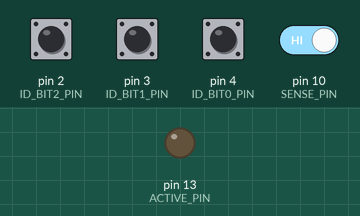
Simulated run of this sketch. Board: Arduino Uno, built with avr-gcc and run on an emulated ATmega328P. On the bench: output pins drawn as LEDs (lit = HIGH). The test bench sets the inputs (shaded band); at power-on: pin 2 (ID_BIT2_PIN), pin 3 (ID_BIT1_PIN), pin 4 (ID_BIT0_PIN), pin 10 (SENSE_PIN) HIGH. What the sketch prints to the serial monitor is not drawn.

Above: at 0.6 s.
At 4.5 s:
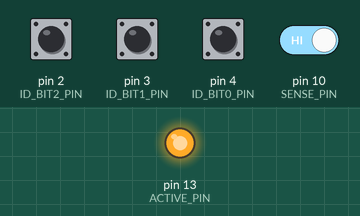
Timing chart, 0 to 6.0 s (numbered marks = the images above):
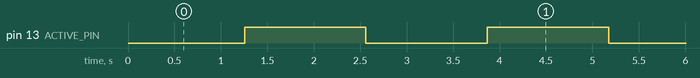

The sketch:

obstacle_fc-51.ino
```cpp
/*
 * obstacle_fc-51
 *
 * Ultrasonic Sensor HC-SR04 and Arduino Tutorial
 *
 * by Dejan Nedelkovski,
 * www.HowToMechatronics.com
 *
 */

#define ID_BIT0_PIN       4
#define ID_BIT1_PIN       3
#define ID_BIT2_PIN       2

#define SENSE_PIN         10

#define ACTIVE_PIN        13

#define ACTIVE_COUNT      25

#define INTER_READ_PAUSE  50     // 1/20 second

#define OUTPUT_BAUD_RATE  115200


int activeState, activeCount;


void setup() {
  // id setting pins
  pinMode(ID_BIT0_PIN, INPUT_PULLUP);
  pinMode(ID_BIT1_PIN, INPUT_PULLUP);
  pinMode(ID_BIT2_PIN, INPUT_PULLUP);

  // obstacle sensor input pin
  pinMode(SENSE_PIN, INPUT);

  // heartbeat LED pin
  pinMode(ACTIVE_PIN, OUTPUT);    // flips each time a range happens

  activeState = 0;

  Serial.begin(OUTPUT_BAUD_RATE); // Starts the serial communication
}


void loop() {
  int   obstacle, id, activeCount;

  activeCount = ACTIVE_COUNT;

  while (1) {

    // we check the id and offset each time we read the sensor in case it got changed
    //
    // one weirdness - to cut down on parts, the switches will actually change the
    // input to LOW meaning the pin is "active" (and should be considered a '1' bit
    // for the purpose of setting values

    // get ID - 3 pins

    id = 0;       // clear all bits

    if (digitalRead(ID_BIT0_PIN) == LOW) {
      id = id | 0b00000001;
    }
    if (digitalRead(ID_BIT1_PIN) == LOW) {
      id = id | 0b00000010;
    }
    if (digitalRead(ID_BIT2_PIN) == LOW) {
      id = id | 0b00000100;
    }

    obstacle = ! digitalRead(SENSE_PIN);    // obstacle if low

    // output string should look like "B <id> x <0 or 1 indicating obstacle detected>"
    Serial.print("B ");
    Serial.print(id);
    Serial.print(" x ");
    Serial.println(obstacle);

    if (activeCount) {

      activeCount--;

    } else {
      if (activeState) {
        digitalWrite(ACTIVE_PIN, LOW);  // turn the light off
        activeState = 0;
      } else {
        digitalWrite(ACTIVE_PIN, HIGH); // turn light on
        activeState = 1;
      }

      activeCount = ACTIVE_COUNT;
    }

    delay(INTER_READ_PAUSE);        // wait before the next reading
  }
}
```

Measured:
- by itself, pin 13 (ACTIVE_PIN): alternates HIGH for 1.3 s and LOW for 1.3 s
